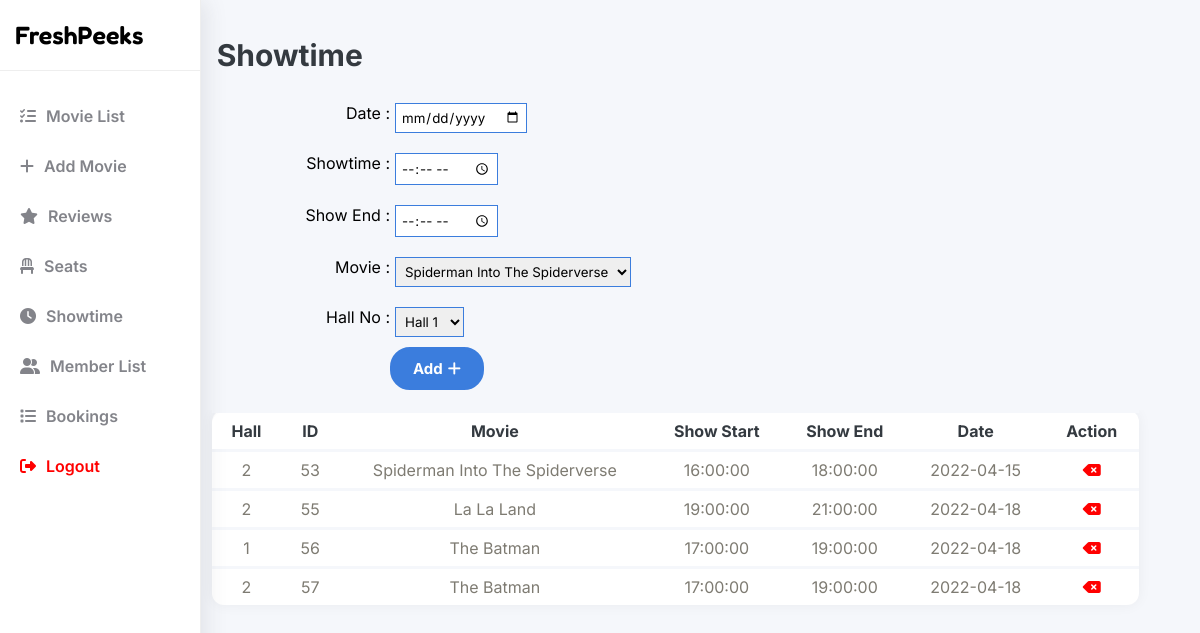
Page /Admin/manageshowtime.php (signed in) on the committed database.
### tables this page shows
CREATE TABLE `showtime` (
  `showtime_id` int(11) NOT NULL,
  `mov_id` int(11) NOT NULL,
  `show_start` time NOT NULL,
  `show_end` time NOT NULL,
  `hall_id` int(11) NOT NULL,
  `show_date` date NOT NULL
);

CREATE TABLE `hall` (
  `hall_id` int(11) NOT NULL,
  `hall_no` int(11) NOT NULL
);

CREATE TABLE `movies` (
  `mov_id` int(11) NOT NULL,
  `mov_name` varchar(200) NOT NULL,
  `mov_poster` varchar(250) NOT NULL,
  `background` varchar(200) NOT NULL,
  `mov_info` text NOT NULL,
  `mov_trailer` varchar(250) NOT NULL
);

### Admin/manageshowtime.php (the view, shortened to what this page needs)
<?php
if(!isset($_SESSION["aid"]))
{
  echo"<script>alert('Please login again')</script>";
  echo("<script>location.href='adminlogin.php'</script>");
}
else
{
include("connectionn.php");
$msql=mysqli_query($connect,"SELECT * from movies");
?>
<!DOCTYPE html>
<html>
<head>
    <link rel="stylesheet" href="animate.css">
</head>
<body>
<div id="sidenav"></div>
<div id="main">
<div id="pageHeader">Showtime</div>
<form name="addshowtime" method="post" enctype="multipart/form-data">
<label for="showdate">Date : </label>
<input type="date" name="showdate" id="showdate" min="<?php echo date('Y-m-d');?>" required>
<label for="showtime">Showtime : </label>
<input type="time" name="showtime" id="showtime" min="09:00" max="23:00" required>
<label for="showend">Show End : </label>
<input type="time" name="showend" id="showend" min="09:00" required>
<label for="movie">Movie : </label>
<select name="movie" id="movie">
<?php
while($row_movie=mysqli_fetch_assoc($msql)){?>
<option value="<?php echo $row_movie['mov_id']?>"><?php echo $row_movie['mov_name']?></option>
<?php }?>
</select>
<label for="hall">Hall No :  </label>
<select name="hall" id="hall">
    <option value="1">Hall 1</option>
</select>
<button type="submit" name="upload" id="submit">Add<i class="fa-solid fa-plus" style="margin-left:5px"></i></button>
</form>
<div id="table">
<table>
<thead>
    <tr>
        <th>Hall</th>
        <th>ID</th>
        <th>Movie</th>
        <th>Show Start</th>
        <th>Show End</th>
        <th>Date</th>
        <th colspan="2">Action</th>
    </tr>
</thead>
<tbody>
<?php $sql=mysqli_query($connect,"SELECT * FROM showtime JOIN hall ON showtime.hall_id=hall.hall_id JOIN movies ON movies.mov_id=showtime.mov_id");
while($row=mysqli_fetch_assoc($sql)){?>
<tr>
    <td><?php echo $row['hall_no']?></td>
    <td><?php echo $row['showtime_id']?></td>
    <td><?php echo $row['mov_name']?></td>
    <td><?php echo $row['show_start']?></td>
    <td><?php echo $row['show_end']?></td>
    <td><?php echo $row['show_date']?></td>
	<td><a href="manageshowtime.php?sid=<?php echo $row['showtime_id'];?>" onclick="return confirm('Are you sure you want to delete this ?')"><i class="fa-solid fa-delete-left" title="Delete" style="color:red"></i></a></td>
</tr>
<?php }?>
</tbody>
</table>
</div>
</div>
</body>
</html>
<?php
}
?>

### Admin/manageshowtime.php (style rules this page uses)
* { font-family:'Inter',sans-serif; }
#sidenav { background-color:#ffffff; width:200px; height:100%; position: fixed; z-index: 1; box-shadow:6px 1px 20px rgba(69, 65, 78, 0.1); top:0; left:0; border-right: 1px solid #eee; overflow-x:hidden; }
#main { margin-left:150px; padding:0px 10px; }
body,html { height:100%; margin:0; background-color:#f5f7fb; overflow-x:hidden; }
#pageHeader { font-size:30px; color:#343a40; font-weight:bold; display:block; margin:0 auto; width:89%; padding-top:37px; }
form { width:89%; padding:20px; margin-left:-40px; }
input,select { display:inline-block; float:left; border:none; outline:none; padding:5px; border: 1px solid #3b7ddd; margin:10px 0px 10px 0px; }
label { display:inline-block; float:left; margin:10px 5px 0px 0px; clear:left; width:250px; text-align:right; }
#submit { text-decoration:none; color:white; background-color:#3b7ddd; padding:9px 20px; display:inline-block; border-radius:20px; font-size:15px; transform:translateX(250px); font-weight:bold; clear:left; margin-bottom:20px; float:left; border:3px solid #3b7ddd; }
#table { overflow:auto; height:300px; width:100%; border-radius:12px; }
#table thead th { position:sticky; top:0; z-index:1; background-color:#ffffff; border-bottom:3px solid #f5f7fb; color:#343a40; }
table { border-collapse: collapse; width: 90%; box-shadow: 0 0 .875rem 0 rgba(33,37,41,.05); border-radius:12px; background-color:#ffffff; margin: 0 auto; }
th,td { padding:8px 16px;text-align:center; }
tr { color:#7e7b72; border-top:3px solid #f5f7fb; }
tr:first-child th:first-child { border-top-left-radius:12px; }
tr:first-child th:last-child { border-top-right-radius:12px; }
tr:last-child td:first-child { border-bottom-left-radius:12px; }
tr:last-child td:last-child { border-bottom-right-radius:12px; }

### rows in the picture
showtime: hall.hall_no "2", showtime_id "53", mov.mov_name "Spiderman Into The Spiderverse", show_start "16:00:00", show_end "18:00:00", show_date "2022-04-15"
showtime: hall.hall_no "2", showtime_id "55", mov.mov_name "La La Land", show_start "19:00:00", show_end "21:00:00", show_date "2022-04-18"
showtime: hall.hall_no "1", showtime_id "56", mov.mov_name "The Batman", show_start "17:00:00", show_end "19:00:00", show_date "2022-04-18"
showtime: hall.hall_no "2", showtime_id "57", mov.mov_name "The Batman", show_start "17:00:00", show_end "19:00:00", show_date "2022-04-18"

### other values in the picture
form field movie "Spiderman Into The Spiderverse"
